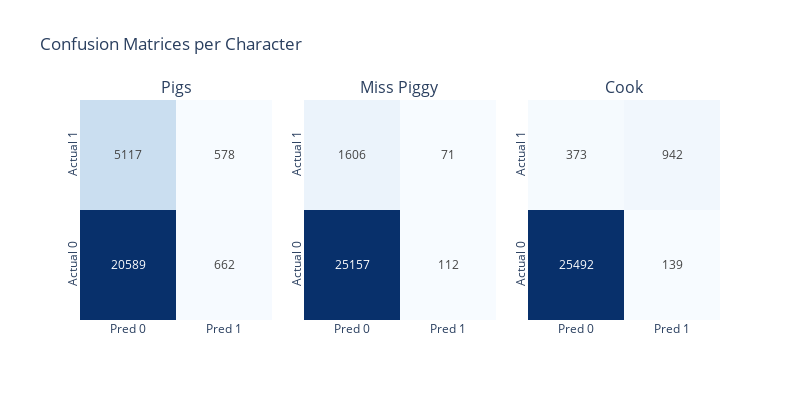
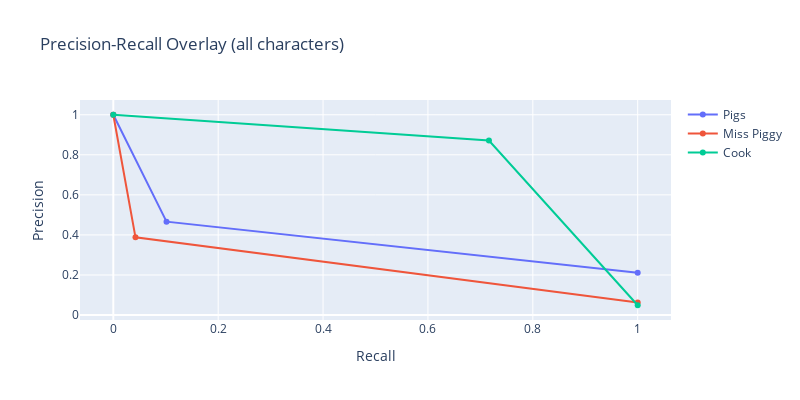
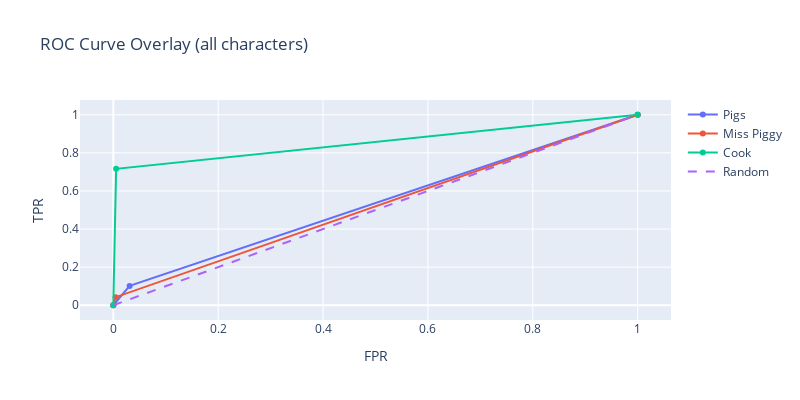

The notebook cell these images were saved under, in order:
### Markdown cell above
## Evaluation

### Code cell
# --- Evaluate HistGradientBoostingClassifier predictions ---
hgb_metrics, hgb_overall_map = eval.evaluate_multiclass(
    y_true_df=y_true_df,     # ground truth labels
    y_pred_df=y_pred_df,     # contains *_present and *_score
    characters=SIM2_CHARACTER_LABEL_COLS
)

print("Overall MAP (HistGB):", hgb_overall_map)

### Figure 1 — Plotly figure (JSON) as saved in the notebook; plotly's stock layout.template omitted (floating-point values rounded to 4 significant figures)
{"data": [{"colorscale": [[0, "rgb(247,251,255)"], [0.125, "rgb(222,235,247)"], [0.25, "rgb(198,219,239)"], [0.375, "rgb(158,202,225)"], [0.5, "rgb(107,174,214)"], [0.625, "rgb(66,146,198)"], [0.75, "rgb(33,113,181)"], [0.875, "rgb(8,81,156)"], [1, "rgb(8,48,107)"]], "showscale": false, "text": [["20589", "662"], ["5117", "578"]], "texttemplate": "%{text}", "type": "heatmap", "x": ["Pred 0", "Pred 1"], "xaxis": "x", "y": ["Actual 0", "Actual 1"], "yaxis": "y", "z": [[20589, 662], [5117, 578]]}, {"colorscale": [[0, "rgb(247,251,255)"], [0.125, "rgb(222,235,247)"], [0.25, "rgb(198,219,239)"], [0.375, "rgb(158,202,225)"], [0.5, "rgb(107,174,214)"], [0.625, "rgb(66,146,198)"], [0.75, "rgb(33,113,181)"], [0.875, "rgb(8,81,156)"], [1, "rgb(8,48,107)"]], "showscale": false, "text": [["25157", "112"], ["1606", "71"]], "texttemplate": "%{text}", "type": "heatmap", "x": ["Pred 0", "Pred 1"], "xaxis": "x2", "y": ["Actual 0", "Actual 1"], "yaxis": "y2", "z": [[25157, 112], [1606, 71]]}, {"colorscale": [[0, "rgb(247,251,255)"], [0.125, "rgb(222,235,247)"], [0.25, "rgb(198,219,239)"], [0.375, "rgb(158,202,225)"], [0.5, "rgb(107,174,214)"], [0.625, "rgb(66,146,198)"], [0.75, "rgb(33,113,181)"], [0.875, "rgb(8,81,156)"], [1, "rgb(8,48,107)"]], "showscale": false, "text": [["25492", "139"], ["373", "942"]], "texttemplate": "%{text}", "type": "heatmap", "x": ["Pred 0", "Pred 1"], "xaxis": "x3", "y": ["Actual 0", "Actual 1"], "yaxis": "y3", "z": [[25492, 139], [373, 942]]}], "layout": {"annotations": [{"font": {"size": 16}, "showarrow": false, "text": "Pigs", "x": 0.15, "xanchor": "center", "xref": "paper", "y": 1, "yanchor": "bottom", "yref": "paper"}, {"font": {"size": 16}, "showarrow": false, "text": "Miss Piggy", "x": 0.5, "xanchor": "center", "xref": "paper", "y": 1, "yanchor": "bottom", "yref": "paper"}, {"font": {"size": 16}, "showarrow": false, "text": "Cook", "x": 0.85, "xanchor": "center", "xref": "paper", "y": 1, "yanchor": "bottom", "yref": "paper"}], "height": 400, "showlegend": false, "title": {"text": "Confusion Matrices per Character"}, "width": 800, "xaxis": {"anchor": "y", "domain": [0, 0.3]}, "xaxis2": {"anchor": "y2", "domain": [0.35, 0.65]}, "xaxis3": {"anchor": "y3", "domain": [0.7, 1]}, "yaxis": {"anchor": "x", "domain": [0, 1], "tickangle": -90}, "yaxis2": {"anchor": "x2", "domain": [0, 1], "tickangle": -90}, "yaxis3": {"anchor": "x3", "domain": [0, 1], "tickangle": -90}}}

### Figure 2 — Plotly figure (JSON) as saved in the notebook; plotly's stock layout.template omitted (floating-point values rounded to 4 significant figures)
{"data": [{"mode": "lines+markers", "name": "Pigs", "type": "scatter", "x": [1.0, 0.1015, 0.0], "y": [0.2113, 0.4661, 1.0]}, {"mode": "lines+markers", "name": "Miss Piggy", "type": "scatter", "x": [1.0, 0.04234, 0.0], "y": [0.06224, 0.388, 1.0]}, {"mode": "lines+markers", "name": "Cook", "type": "scatter", "x": [1.0, 0.7163, 0.0], "y": [0.0488, 0.8714, 1.0]}], "layout": {"height": 400, "title": {"text": "Precision-Recall Overlay (all characters)"}, "width": 800, "xaxis": {"title": {"text": "Recall"}}, "yaxis": {"title": {"text": "Precision"}}}}

### Figure 3 — Plotly figure (JSON) as saved in the notebook; plotly's stock layout.template omitted (floating-point values rounded to 4 significant figures)
{"data": [{"mode": "lines+markers", "name": "Pigs", "type": "scatter", "x": [0.0, 0.03115, 1.0], "y": [0.0, 0.1015, 1.0]}, {"mode": "lines+markers", "name": "Miss Piggy", "type": "scatter", "x": [0.0, 0.004432, 1.0], "y": [0.0, 0.04234, 1.0]}, {"mode": "lines+markers", "name": "Cook", "type": "scatter", "x": [0.0, 0.005423, 1.0], "y": [0.0, 0.7163, 1.0]}, {"line": {"dash": "dash"}, "mode": "lines", "name": "Random", "type": "scatter", "x": [0, 1], "y": [0, 1]}], "layout": {"height": 400, "title": {"text": "ROC Curve Overlay (all characters)"}, "width": 800, "xaxis": {"title": {"text": "FPR"}}, "yaxis": {"title": {"text": "TPR"}}}}
